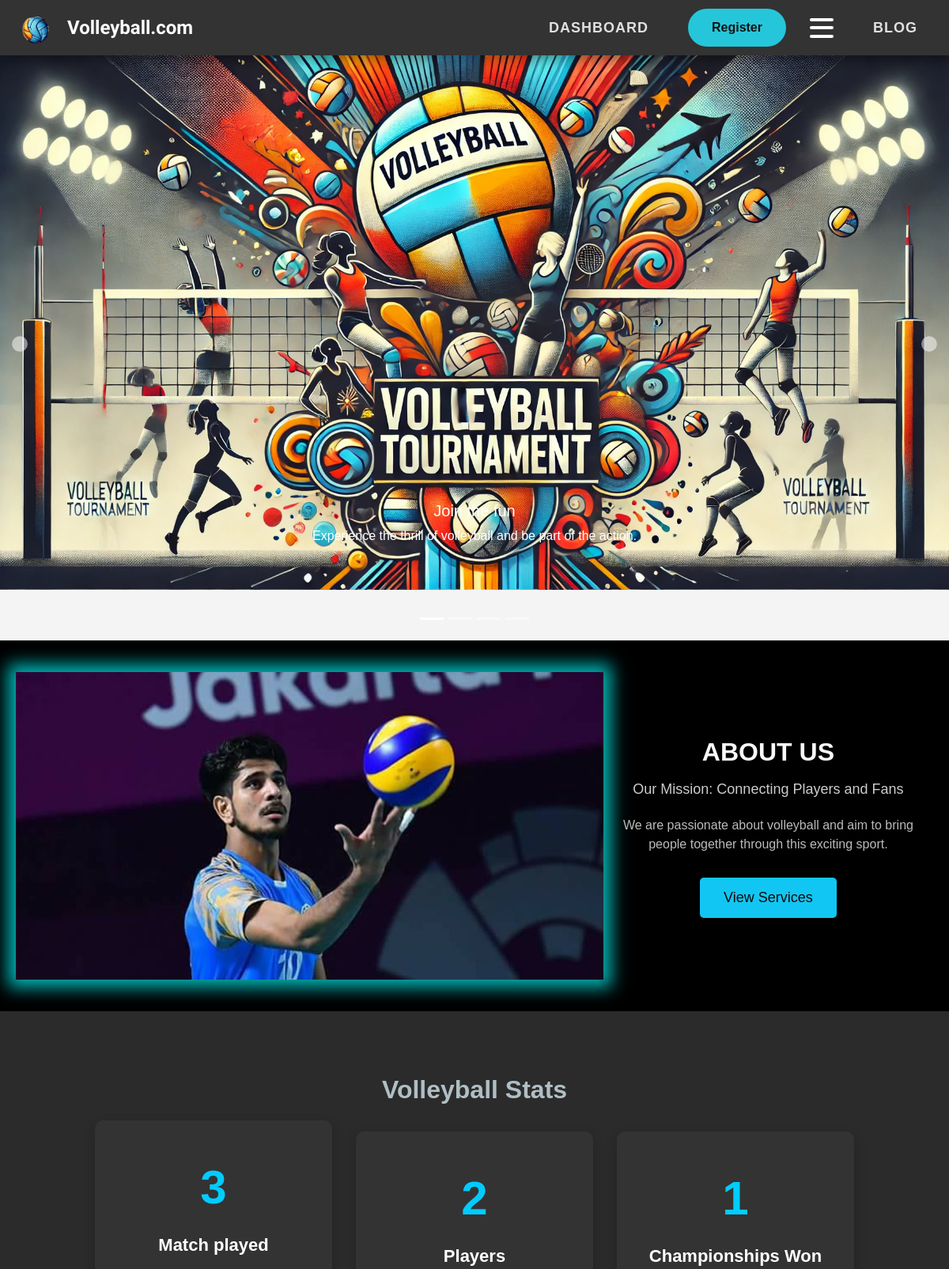
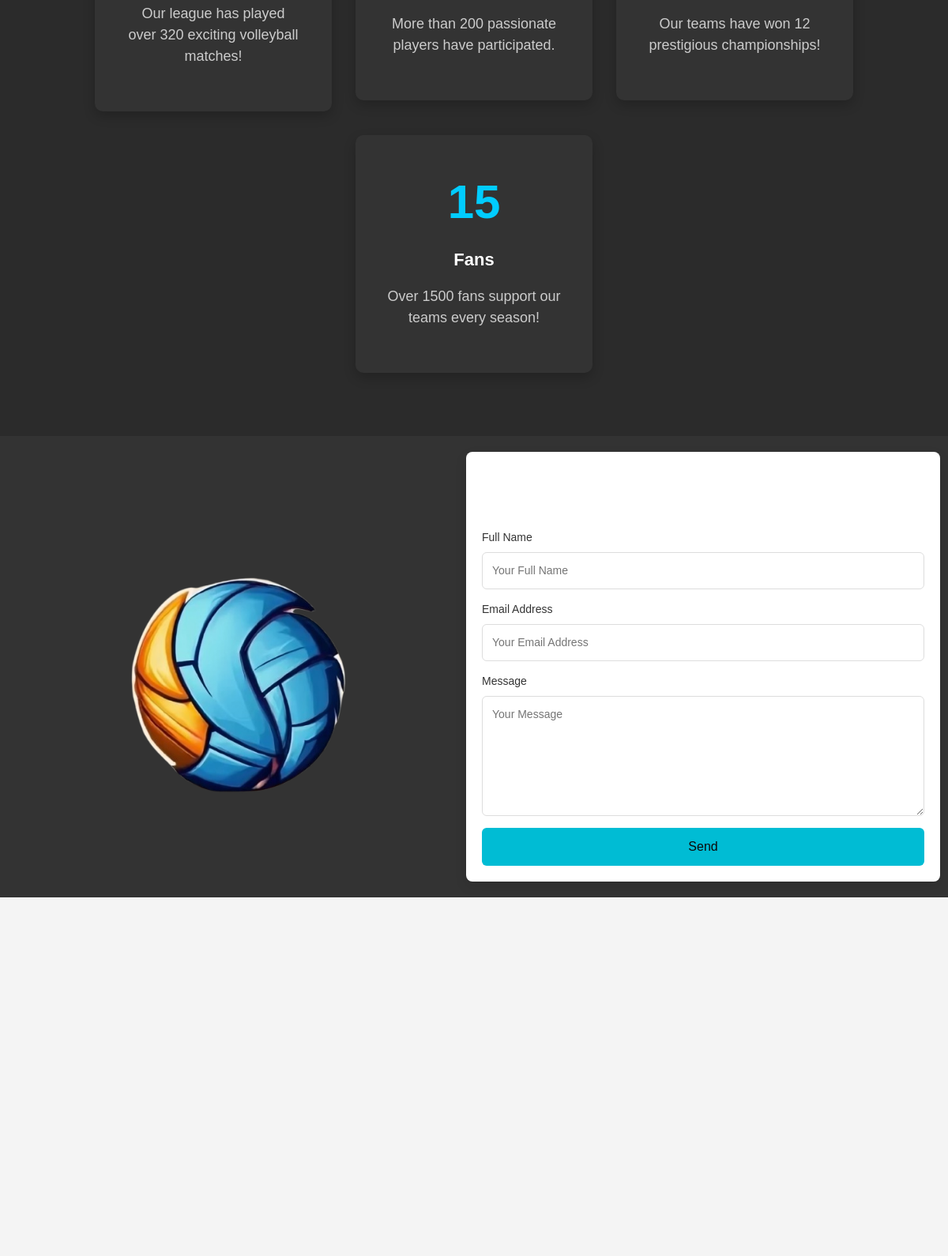
The page / (upper part) on the database its author committed (2 pictures, top to bottom).
### tables this page shows
CREATE TABLE `02_media` (
  `02_id` int NOT NULL AUTO_INCREMENT,
  `02_imgname` varchar(255) DEFAULT NULL,
  `02_imgpath` varchar(255) DEFAULT NULL,
  `02_h5` varchar(255) DEFAULT NULL,
  `02_para` varchar(255) DEFAULT NULL,
  `02_status` tinyint(1) DEFAULT NULL,
  PRIMARY KEY (`02_id`)
);

CREATE TABLE `01_menu` (
  `01_id` int NOT NULL AUTO_INCREMENT,
  `01_name` varchar(255) DEFAULT NULL,
  `01_url` varchar(255) DEFAULT NULL,
  `01_status` tinyint(1) DEFAULT NULL,
  `01_description` varchar(255) DEFAULT NULL,
  PRIMARY KEY (`01_id`)
);

CREATE TABLE `m02_aboutus` (
  `m02_id` int NOT NULL AUTO_INCREMENT,
  `m02_name` varchar(255) DEFAULT NULL,
  `m02_img` varchar(255) DEFAULT NULL,
  `m02_para` varchar(255) DEFAULT NULL,
  `m02_t` varchar(255) DEFAULT NULL,
  `m02_video` varchar(255) DEFAULT NULL,
  `m02_url` varchar(255) DEFAULT NULL,
  `m02_status` tinyint(1) DEFAULT NULL,
  PRIMARY KEY (`m02_id`)
);

CREATE TABLE `m03_counter` (
  `m03_id` int NOT NULL AUTO_INCREMENT,
  `m03_name` varchar(255) DEFAULT NULL,
  `m03_count` int DEFAULT NULL,
  `m03_para` varchar(255) DEFAULT NULL,
  `m03_status` tinyint(1) DEFAULT NULL,
  PRIMARY KEY (`m03_id`)
);

CREATE TABLE `m07_video` (
  `m07_id` int NOT NULL AUTO_INCREMENT,
  `m07_name` varchar(255) DEFAULT NULL,
  `m07_videourl` varchar(255) DEFAULT NULL,
  `m07_status` tinyint(1) DEFAULT NULL,
  PRIMARY KEY (`m07_id`)
);

### index.php (the view, shortened to what this page needs)
<?php
include("./conn.php");
?>
<!DOCTYPE html>
<html lang="en">
<head>
    <link rel="stylesheet" href="https://cdnjs.cloudflare.com/ajax/libs/OwlCarousel2/2.3.4/assets/owl.carousel.min.css">
    <link rel="stylesheet" href="https://cdnjs.cloudflare.com/ajax/libs/OwlCarousel2/2.3.4/assets/owl.theme.default.min.css">
    <link rel="stylesheet" href="https://cdnjs.cloudflare.com/ajax/libs/font-awesome/6.0.0-beta3/css/all.min.css">
    <link href="https://cdn.jsdelivr.net/npm/bootstrap@5.3.0/dist/css/bootstrap.min.css" rel="stylesheet">
    <link rel="stylesheet" href="https://unpkg.com/leaflet@1.7.1/dist/leaflet.css" />
    <link rel="stylesheet" href="content/css/styles.css">
</head>
<body>
<header class="navbar">
    <div class="logo">
        <?php
        $sql = "SELECT * FROM `02_media` WHERE `02_imgname` = 'Logo';";
        $result = mysqli_query($conn, $sql);
        while ($row = mysqli_fetch_assoc($result)) {
        ?>
            <a href="content/common/blogs.php">
              <div class="logo " >
              <img src="content/images/<?= $row['02_imgpath']; ?>" alt="Volleyball League Logo" class="navbar-logo">
              </div>
              </a>
        <?php } ?>
        <span class="logo-text">Volleyball.com</span>
    </div>
    <nav class="nav-links">
        <?php
        $menu_sql = "SELECT * FROM `01_menu` WHERE 01_status = 1;";
        $menu_result = mysqli_query($conn, $menu_sql);
        while ($row = mysqli_fetch_assoc($menu_result)) {
            if (in_array($row["01_name"] , ['Dashboard','blog'])) {
                ?>
               <a href="content/common/<?= $row['01_url']?>" class="active"><?= $row['01_name']?></a>
                <?php
            }
            if ($row['01_name'] == "Register") {
                ?>
                <button onclick="window.location.href='content/common/<?=$row['01_url']; ?>'" class="cta-btn">
                    <?= isset($row['01_name']) ? $row['01_name'] : 'Register now'; ?>
                </button>
                <div class="dropdown">
                    <div class="hamburger" onclick="toggleDropdown()">
                        <div></div>
                        <div></div>
                        <div></div>
                    </div>
                </div>
                <?php
            }
        }
        ?>
    </nav>
</header>
<section id="carouselSection" class="carousel-container">
    <div id="carousel" class="carousel slide" data-bs-ride="carousel" data-bs-pause="hover">
      <div class="carousel-indicators">
        <button type="button" data-bs-target="#carousel1" data-bs-slide-to="0" class="active" aria-current="true" aria-label="Slide 1"></button>
        <button type="button" data-bs-target="#carousel2" data-bs-slide-to="1" aria-label="volleyball 2"></button>
        <button type="button" data-bs-target="#carousel3" data-bs-slide-to="2" aria-label="volleyball 3"></button>
        <button type="button" data-bs-target="#carousel4" data-bs-slide-to="3" aria-label="volleyball 4"></button>
      </div>
      <div class="carousel-inner">
        <?php
          $sql = "SELECT * FROM `02_media` WHERE `02_status` = 1 AND `02_imgname` LIKE 'img%'";
          $result = mysqli_query($conn, $sql);
          $firstimage = true;
          while($row = mysqli_fetch_assoc($result)) {
        ?>
            <div class="carousel-item <?= ($firstimage ? 'active' : '') ?>">
                <img src="content/images/<?= $row['02_imgpath'] ?>" class="d-block w-100" alt="<?= $row['02_imgname']; ?>">
                <div class="carousel-caption d-none d-md-block">
                    <h5><?= $row['02_h5']; ?></h5>
                    <p><?= $row['02_para']; ?></p>
                </div>
            </div>
        <?php
            $firstimage = false;
          }
        ?>
      </div>
      <button class="carousel-control-prev custom-prev" type="button" data-bs-target="#carousel" data-bs-slide="prev">
        <span class="carousel-control-prev-icon" aria-hidden="true"></span>
      </button>
      <button class="carousel-control-next custom-next" type="button" data-bs-target="#carousel" data-bs-slide="next">
        <span class="carousel-control-next-icon" aria-hidden="true"></span>
      </button>
    </div>
</section>
<section id="about-us" class="about-us-section">
    <div class="responsive-container-block bigContainer">
      <div class="responsive-container-block Container bottomContainer">
        <?php
        $sql = 'SELECT * FROM m02_aboutus where m02_status = 1 ;';
        $result = mysqli_query($conn,$sql);
        while ($row = $result->fetch_assoc()) {
            if ($row['m02_name'] == 'About') {
                ?>
                <div class="ultimateImg">
                    <img class="mainImg" src="content/images/<?= $row['m02_img']; ?>" alt="About Us">
                </div>
                <?php
           }
            if ($row['m02_name'] == 'About us') {
                ?>
                <div class="allText bottomText">
                    <p class="text-blk headingText">
                        <?= $row['m02_name']; ?>
                    </p>
                    <p class="text-blk subHeadingText">
                        <?= $row['m02_t']; ?>
                    </p>
                    <p class="text-blk description">
                        <?= $row['m02_para']; ?>
                    </p>
                    <a href="content/common/<?= $row['m02_url']; ?>" class="explore">
                        View Services
                    </a>
                </div>
                <?php
            }
        }
        ?>
      </div>
    </div>
</section>
<section class="counter-section">
    <h2>Volleyball Stats</h2>
    <div class="counter-container">
        <?php
        $sql = 'SELECT * FROM m03_counter WHERE m03_status = 1;';
        $result = mysqli_query($conn, $sql);
        if (mysqli_num_rows($result) > 0) {
            $firstimage = true;
            while ($row = mysqli_fetch_assoc($result)) {
                ?>
                <div class="counter-box <?= ($firstimage ? 'active' : '') ?>">
                    <div class="counter" data-count="320"><?= $row['m03_count']; ?></div>
                    <h3><?= $row['m03_name']; ?></h3>
                    <p><?= $row['m03_para']; ?></p>
                </div>
                <?php
                $firstimage = false;
            }
        }
        ?>
    </div>
</section>
<div class="contact-container">
    <div class="left-col">
      <img class="logo" src="content/images/volleyball-logo-on-the-background-of-multi-vector-9105476-removebg-preview.png" alt="Logo"/>
    </div>
    <div class="right-col">
      <h1>Contact Us</h1>
      <form id="contact-form" method="post" action="resc-main\content\process_contactus.php">
        <label for="name">Full Name</label>
        <input type="text" id="name" name="name" placeholder="Your Full Name" required />
        <label for="email">Email Address</label>
        <input type="email" id="email" name="email" placeholder="Your Email Address" required />
        <label for="message">Message</label>
        <textarea rows="6" placeholder="Your Message" id="message" name="message" required></textarea>
        <button type="submit" id="submit" name="submit">Send</button>
      </form>
    </div>
  </div>
  <div class="video-container">
    <?php
    $sql = 'SELECT * FROM m07_video WHERE m07_status = 1 ;';
    $result = mysqli_query($conn, $sql);
    while ($row = mysqli_fetch_assoc($result)) {
      ?>
    <div class="video-wrapper">
  <div class="video-container">
    <?php
    $sql = 'SELECT * FROM m07_video WHERE m07_status = 1 ;';
    $result = mysqli_query($conn, $sql);
    while ($row = mysqli_fetch_assoc($result)) {
      ?>
    <div class="video-wrapper">
      <iframe
        width="100%"
        height="450"
        src="<?=($row['m07_videourl']);?>?autoplay=1"
        title="YouTube video player"
        frameborder="0"
        allow="accelerometer; autoplay; clipboard-write; encrypted-media; gyroscope; picture-in-picture"
        allowfullscreen>
      </iframe>
    </div>
    <?php }
    }
    ?>
  </div>
    </body>
    </html>

### rows shown on the page
02_media: 02_imgpath (picture)
01_menu: 01_name "DASHBOARD"
01_menu: 01_name "Register"
01_menu: 01_name "BLOG"
02_media: 02_imgpath (picture), 02_h5 "Join the fun", 02_para "Experience the thrill of volleyball and be part of the action."
m02_aboutus: m02_img (picture)
m02_aboutus: m02_name "ABOUT US", m02_t "Our Mission: Connecting Players and Fans", m02_para "We are passionate about volleyball and aim to bring people together through this exciting sport."
m03_counter: m03_count "3", m03_name "Match played", m03_para "Our league has played over 320 exciting volleyball matches!"
m03_counter: m03_count "2", m03_name "Players", m03_para "More than 200 passionate players have participated."
m03_counter: m03_count "1", m03_name "Championships Won", m03_para "Our teams have won 12 prestigious championships!"
m03_counter: m03_count "15", m03_name "Fans", m03_para "Over 1500 fans support our teams every season!"
